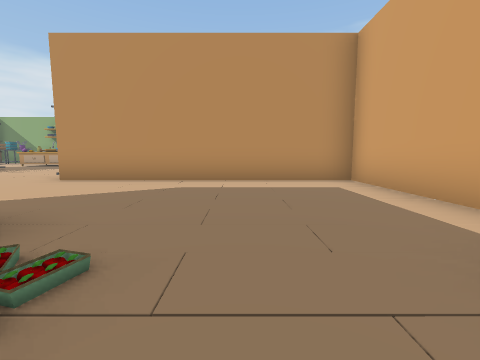
[1] (above)

16 first-person views from a walk through a 3-D level made in the Unity game engine. The camera is 1.2 m above the floor, tilts 6° down and sees 90° across. The floor is counted in squares, 2 m on a side. Each view is taken from the middle of a square. On the plan, view 1 faces up. The plan holds only what a view shows up to about 9 squares ahead; the rest is blank. The place goes on beyond the plan.

[2]
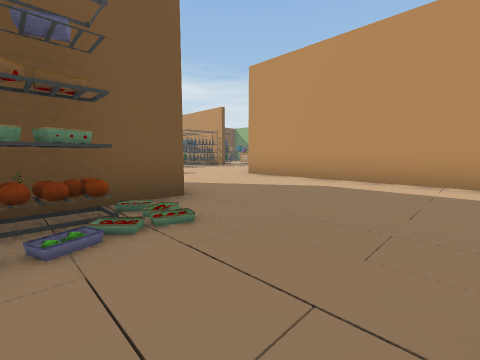

[3]
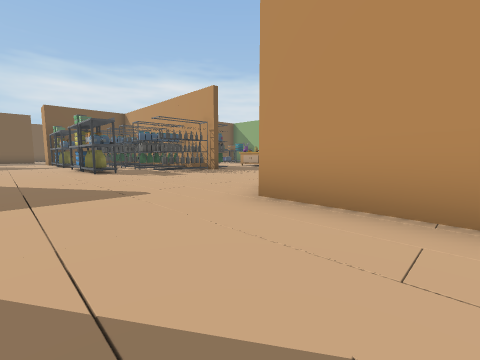

[4]
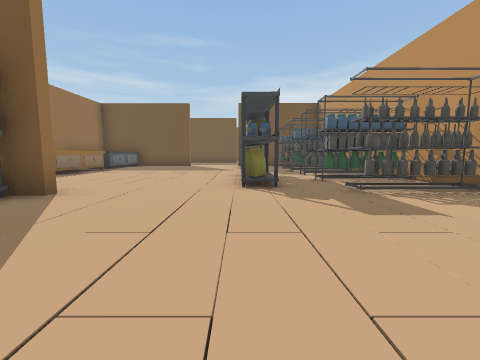

[5]
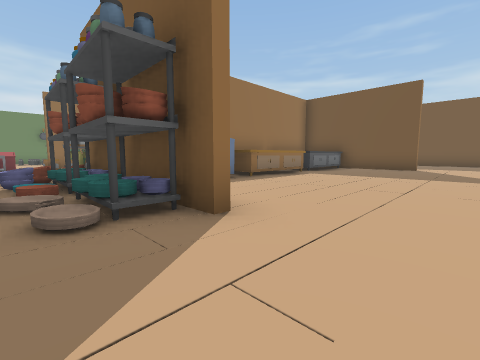

[6]
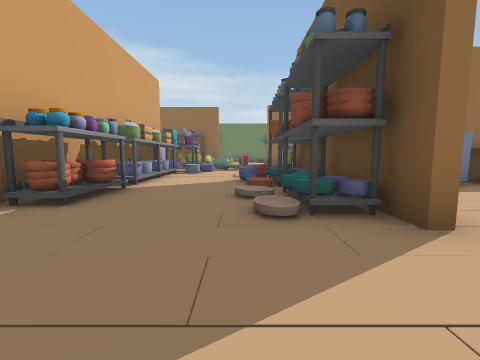

[7]
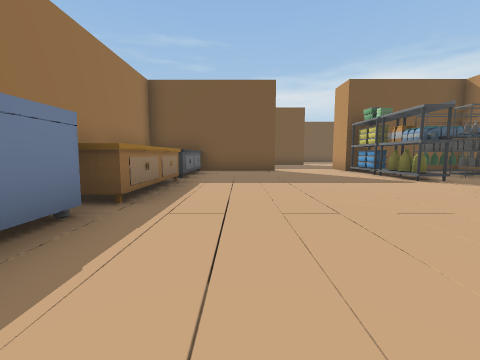

[8]
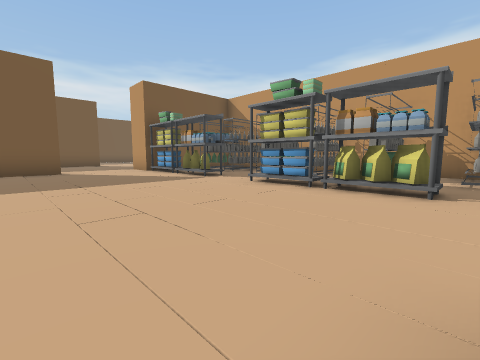

[9]
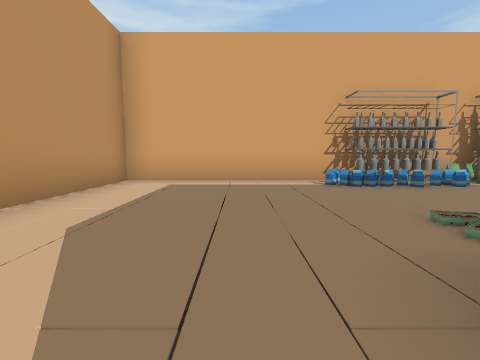

[10]
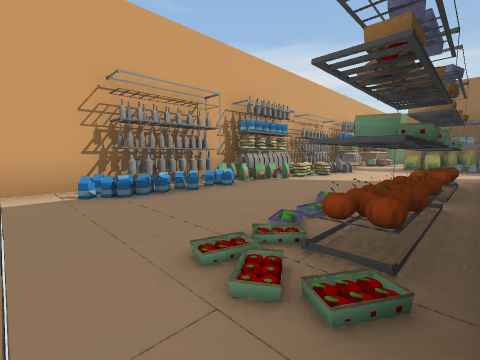

[11]
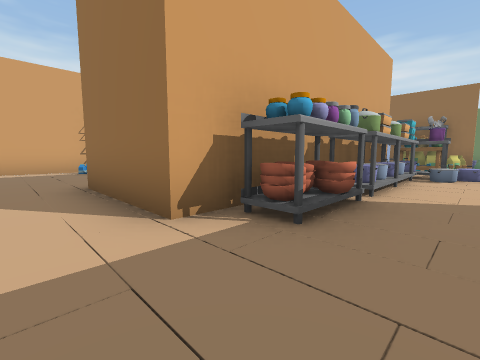

[12]
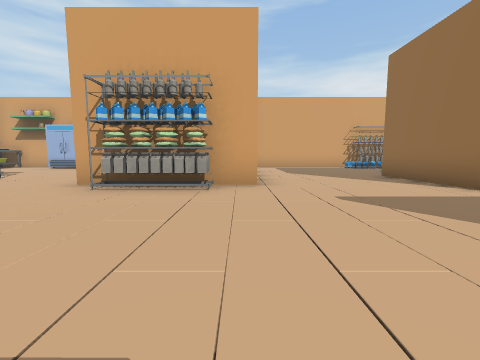

[13]
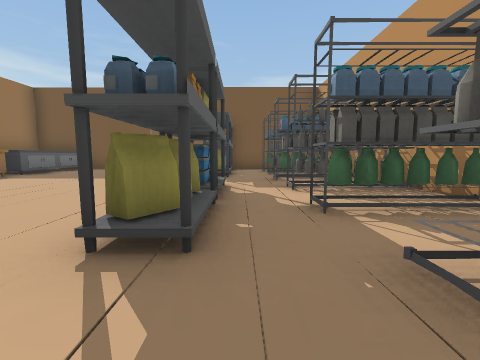

[14]
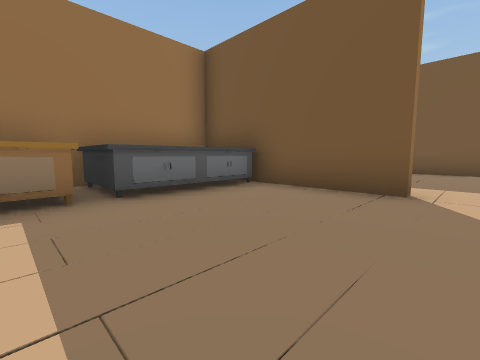

[15]
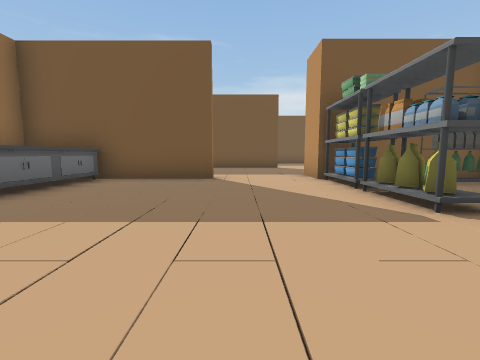

[16]
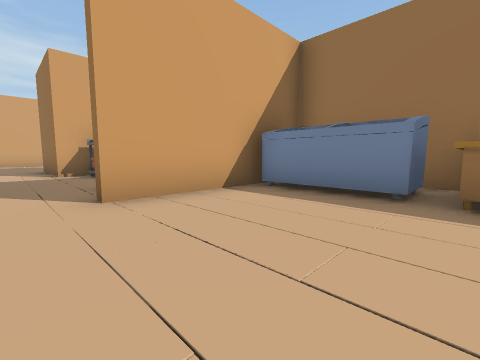

### Floor plan
Points are (right, up) in squares from view 1. A wall is a line through its corners. A room is listed if a view was taken in it or the views show most of it. See-through windows are left out.
Room 1 (views 1, 2, 3, 4, 5, 6, 7, 8, 9, 10, 11, 12, 13, 14, 15, 16)
walls: (-9.5, -0.4) (-9.5, -2.5); (-9.7, -1) (-9.7, -0.4); (-5, -0.5) (-5, 1.9) (-2.1, 1.9) (-2.1, 0.4); (-9.9, 9.1) (-19, 9.1) (-19, 4.9); (-5, -3.5) (-5, -2.4); (-19, 2.4) (-19, -2.4); (2.6, -3.5) (2.6, 5.7) (-4.3, 5.7) (-4.3, 9.2)
ways out: opening at (-19, 3.5)
objects: other object (-18, -2) to (-16, -1); other object (-18, 5) to (-17, 5); other object (-18, 7) to (-18, 8); other object (-17, 7) to (-16, 8); other object (-16, 5); other object (-15, -2) to (-13, 0); other object (-15, 7) to (-15, 8); other object (-14, 7) to (-13, 8); other object (-13, 5) to (-12, 5); other object (-12, -1) to (-11, -1); other object (-12, 7) to (-11, 8); other object (-11, 5); other object (-10, 7) to (-10, 8); other object (-9, -2); other object (-9, -1); other object (-9, 0) to (-9, 2); other object (-8, -2); other object (-8, -1); other object (-6, -3); other object (-6, -2); other object (-6, -1); other object (-6, 0) to (-6, 1); other object (-5, -2); other object (-5, -1); other object (-5, 7) to (-5, 8); other object (-2, -3); other object (-2, -2); other object (-2, -1) to (-1, 1); other object (2, -3) to (2, -2); other object (2, -1) to (2, 1)

Positions as (right, up) in squares from view 1, and headings:
1: (0, 0), facing up
2: (1, 0), facing up-left
3: (-2, 3), facing up-left
4: (-6, 5), facing left
5: (-8, 4), facing down-left
6: (-8, 4), facing down
7: (-10, 1), facing left
8: (-10, 1), facing up-left
9: (-3, 3), facing right
10: (-2, 2), facing down-right
11: (-7, 3), facing down-right
12: (-9, 6), facing right
13: (-9, 6), facing left
14: (-15, 3), facing down-left
15: (-13, 3), facing left
16: (-13, 3), facing down-right
